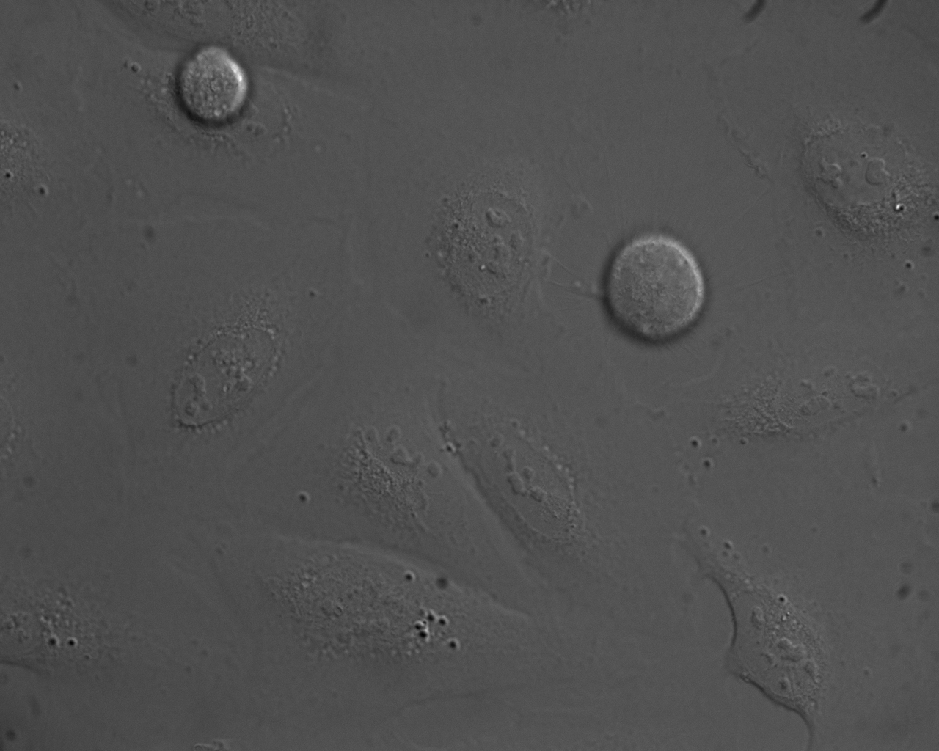
#> input picture MI01/Images/I_MI01_0001.png, 939 x 751 px, shrunk from 1280 x 1024 before the run, found by its file name
$ jupyter execute tracker_alg_preliminary.ipynb   (older library calls are emulated)
#> lines starting #> are read from the running program, lines starting #| are printed output that depends on the picture; after the words box and inside, x2 and y2 are one past the last pixel; in counts of white or black regions, pixels touching at a corner belong together
Tracker code for TrackLife Project 02712 Modeling and Simulation

[cell 1]
import pandas as pd
import numpy as np
import cv2
import os
import matplotlib.pyplot as plt
import matplotlib.image as mpimg

data_dir = "/Users/jonathanzhu/Documents/data/MI"
os.chdir(data_dir)

## Testing Different Methods

[cell 2]
#data directory
#FOR COLLABORATORS: DATA IS NOT IN GITHUB AND IS STORED IN A SEPARATE DIRECTORY
#you can change this to your directory to run stuff if needed
#data_dir = "~/Users/jonathanzhu/Documents/data/MI"

#for i from 1 to 8, we have a folder named MI0i, such as MIO1, MI02, etc.
#each folder has a sub-folder named images
#for each image in images, we want to do boundary detection and get the midpoint of the boundary regions,
#corresponding to the center of each cell.

#Helper function: For one image, get the boundary regions and the midpoints of the boundary regions
def get_boundary_midpoint(image_path, lower_threshold = 127, upper_threshold = 255):
    #read the image
    img = cv2.imread(image_path, 0)
    #get the boundary regions
    boundary = get_boundary(img, lower_threshold, upper_threshold)
    #get the midpoints of the boundary regions
    midpoints = get_midpoints(boundary)
    return boundary, midpoints

#Helper function: For one image, get the boundary regions
def get_boundary(img, lower_threshold, upper_threshold):
    blur = cv2.GaussianBlur(img, (5,5), 0)
    #threshold the image
    ret,thresh1 = cv2.threshold(blur,lower_threshold, upper_threshold ,cv2.THRESH_BINARY)
    #find contours
    contours, hierarchy = cv2.findContours(thresh1, cv2.RETR_TREE, cv2.CHAIN_APPROX_SIMPLE)
    #get the boundary regions
    boundary = []
    for contour in contours:
        x,y,w,h = cv2.boundingRect(contour)
        boundary.append((x,y,w,h))
    return boundary

#Helper function: For one image, get the midpoints of the boundary regions
def get_midpoints(boundary):
    midpoints = []
    for x,y,w,h in boundary:
        midpoints.append((x+w//2, y+h//2))
    return midpoints

#helper function: edge detection
#using a simple 3x3 kernel for edge detection
def edge_detection(img, kernel = np.array([[1,1,1],[1,-8,1],[1,1,1]])):
    #for every 3x3 region, element-wise multiplication with the kernel
    #and sum the results to get the edge detection result
    edge = np.zeros_like(img)
    for i in range(1, img.shape[0]-1):
        for j in range(1, img.shape[1]-1):
            edge[i,j] = np.sum(img[i-1:i+2, j-1:j+2]*kernel)
    return edge

#helper function: plot the boundary regions and midpoints
def plot_boundary_midpoint(img, boundary, midpoints):
    fig, ax = plt.subplots()
    ax.imshow(img, cmap='gray')
    for x,y,w,h in boundary:
        rect = plt.Rectangle((x, y), w, h, edgecolor='r', facecolor='none')
        ax.add_patch(rect)
    for x,y in midpoints:
        ax.scatter(x, y, c='r', s=10)
    plt.show()

# [8 lines left out: function add_midpoints, not called in this run]

First we test an image on `cv2.threshold` and `cv2.findContours` to see how well it performs at bounding the cells and finding their midpoints.

[cell 3]
#CV2 results with cv2.findContours
img = mpimg.imread("MI01/images/I_MI01_0001.png")
#> img is the input picture: shape (751, 939) float32; min 0, max 1, mean 0.317
#plot the boundary regions and midpoints
boundary, midpoints = get_boundary_midpoint("MI01/images/I_MI01_0001.png", lower_threshold=100)
#> in get_boundary, `ret,thresh1 = cv2.threshold(blur,lower_threshold, upper_threshold ,cv2..`:
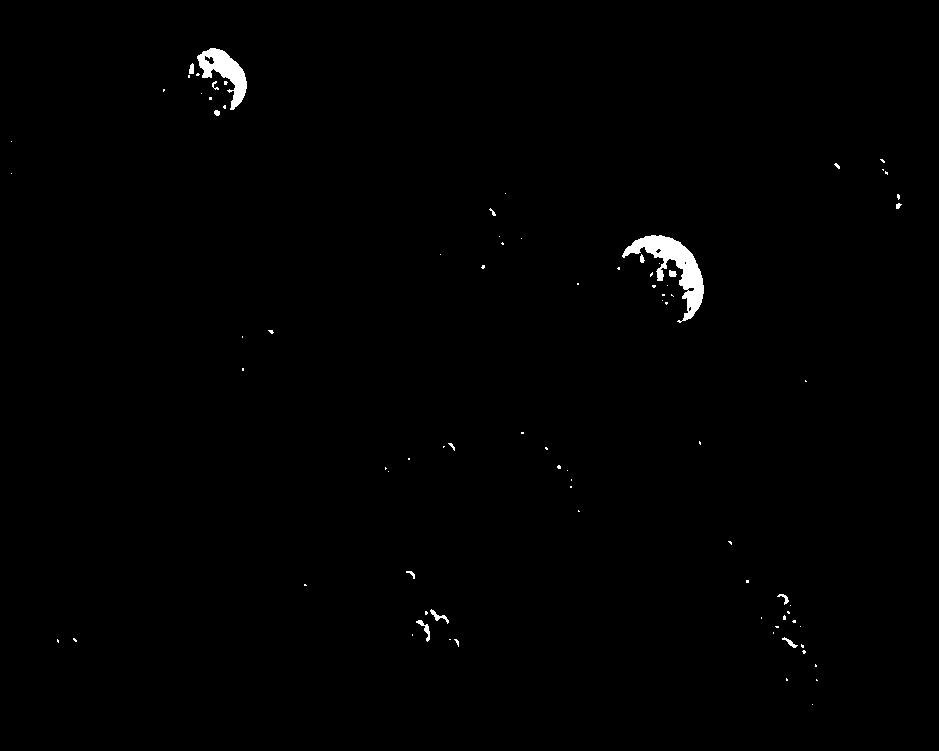
#> thresh1: shape (751, 939); 0.64% white; 84 white regions (69 under 20 px)
#> in get_boundary, `ret,thresh1 = cv2.threshold(blur,lower_threshold, upper_threshold ,cv2..`: ret = 100
#> in get_boundary, `contours, hierarchy = cv2.findContours(thresh1, cv2.RETR_TREE, cv2.CHA..`: contours = 89 contours, 77 with area under 20; largest, box (x1, y1, x2, y2) and area: (622, 235, 704, 323) 2092, (197, 48, 247, 110) 1227, (416, 620, 430, 642) 64, (430, 609, 449, 624) 60, (204, 55, 215, 65) 53
#> the loop in get_boundary, `for contour in contours:` made 89 passes
#> (x, y, w, h) on passes 1, 5, 6, 7, 10, 11, 14, 16: (812, 704, 1, 1), (802, 650, 4, 4), (801, 644, 3, 4), (454, 639, 5, 8), (73, 638, 4, 4), (782, 637, 16, 11), (800, 626, 1, 1), (792, 620, 4, 3)
#> after the loop in get_boundary, `for contour in contours:`: boundary = 89 items, first 6: (812, 704, 1, 1), (816, 679, 2, 2), (786, 678, 2, 3), (815, 664, 2, 3), (802, 650, 4, 4), (801, 644, 3, 4)
#> the loop in get_midpoints, `for x,y,w,h in boundary:` made 89 passes
#> after the loop in get_midpoints, `for x,y,w,h in boundary:`: midpoints = 89 pairs, first value 11 to 899, second value 60 to 704
plot_boundary_midpoint(img, boundary, midpoints)
#> the loop in plot_boundary_midpoint, `for x,y,w,h in boundary:` made 89 passes
#> the loop in plot_boundary_midpoint, `for x,y in midpoints:` made 89 passes
#> (x, y) on passes 1 to 8: (812, 704), (817, 680), (787, 679), (816, 665), (804, 652), (802, 646), (456, 643), (450, 639)

Not very well, so we turn to a classic edge detection self-implemented without using `cv2`, where we use a detection kernel.

[cell 4]
#plotting boundary results with the matplotlib contour function
img = mpimg.imread("MI01/images/I_MI01_0001.png")

edges = edge_detection(img)
#plot the edges
plt.imshow(edges, cmap='gray')

YEAH SO OBVIOUSLY THIS PERFORMS EVEN WORSE. Maybe if we try different kernels? We previously used the standard kernel of -8 surrounded by 1. Let's try a more complex method, the Sobel operator to get two entries for each point.

[cell 5]
#use the Sobel operator for edge detection
edges_sobel = cv2.Sobel(img, cv2.CV_64F, 1, 1, ksize=5)
plt.imshow(edges_sobel, cmap='gray')

Okay, let's try something else since that worked so great. Let's do a complex method called the Canny edge detection algorithm that relies on gradients.

[cell 6]
#use the Canny edge detection algorithm
def canny_edge_detection(img, low_threshold = 100, high_threshold = 200):
    #want to not use cv2.Canny, but implement the algorithm ourselves
    #1. apply Gaussian filter to smooth the image
    #for every pixel, apply a 5x5 Gaussian filter with sigma = 1.4
    smooth_img = cv2.GaussianBlur(img, (5,5), 1.4)

    #2. find the intensity gradients of the image
    #for every pixel, find gradient magnitude and direction
    #gradient magnitude = sqrt(Gx^2 + Gy^2)
    #gradient direction = arctan(Gy/Gx)
    #Gx and Gy are the gradients in the x and y directions
    #use Sobel operator to find Gx and Gy
    Gx = cv2.Sobel(smooth_img, cv2.CV_64F, 1, 0, ksize=3)
    Gy = cv2.Sobel(smooth_img, cv2.CV_64F, 0, 1, ksize=3)
    gradient_magnitude = np.sqrt(Gx**2 + Gy**2)
    gradient_direction = np.arctan(Gy/Gx)

    #3. apply non-maximum suppression to get rid of spurious response to edge detection
    #for every pixel, check if it is a local maximum in the direction of the gradient
    #if it is not, set it to 0
    #if it is, keep the value
    suppressed_img = np.zeros_like(gradient_magnitude)
    for i in range(1, suppressed_img.shape[0]-1):
        for j in range(1, suppressed_img.shape[1]-1):
            if gradient_direction[i,j] < np.pi/8 or gradient_direction[i,j] > 7*np.pi/8:
                if gradient_magnitude[i,j] > gradient_magnitude[i,j-1] and gradient_magnitude[i,j] > gradient_magnitude[i,j+1]:
                    suppressed_img[i,j] = gradient_magnitude[i,j]
            elif gradient_direction[i,j] < 3*np.pi/8:
                if gradient_magnitude[i,j] > gradient_magnitude[i-1,j+1] and gradient_magnitude[i,j] > gradient_magnitude[i+1,j-1]:
                    suppressed_img[i,j] = gradient_magnitude[i,j]
            elif gradient_direction[i,j] < 5*np.pi/8:
                if gradient_magnitude[i,j] > gradient_magnitude[i-1,j] and gradient_magnitude[i,j] > gradient_magnitude[i+1,j]:
                    suppressed_img[i,j] = gradient_magnitude[i,j]
            else:
                if gradient_magnitude[i,j] > gradient_magnitude[i-1,j-1] and gradient_magnitude[i,j] > gradient_magnitude[i+1,j+1]:
                    suppressed_img[i,j] = gradient_magnitude[i,j]

    #4. apply double threshold to determine potential edges
    #if the pixel value is above the high threshold, it is an edge
    #if the pixel value is below the low threshold, it is not an edge
    #if the pixel value is between the two thresholds, it is a weak edge
    edges = np.zeros_like(suppressed_img)
    for i in range(edges.shape[0]):
        for j in range(edges.shape[1]):
            if suppressed_img[i,j] > high_threshold:
                edges[i,j] = 255
            elif suppressed_img[i,j] < low_threshold:
                edges[i,j] = 0
            else:
                edges[i,j] = 128

    return edges

[cell 7]
edges = canny_edge_detection(img)
plt.imshow(edges, cmap='gray')

That didn't work according to plan. Let's try a well-known tracker algo, watershed.

[cell 8]
#watershed time
#use the watershed algorithm to segment the image
#this relies on Otsu's binarization to get the markers
#and then uses the watershed algorithm to segment the image
img = cv2.imread("MI01/images/I_MI01_0001.png")
gray = cv2.cvtColor(img, cv2.COLOR_BGR2GRAY)

#apply gaussian blur to smooth the image
blur = cv2.GaussianBlur(gray, (5,5), 0)

ret, thresh = cv2.threshold(blur, 0, 255, cv2.THRESH_BINARY_INV + cv2.THRESH_OTSU)
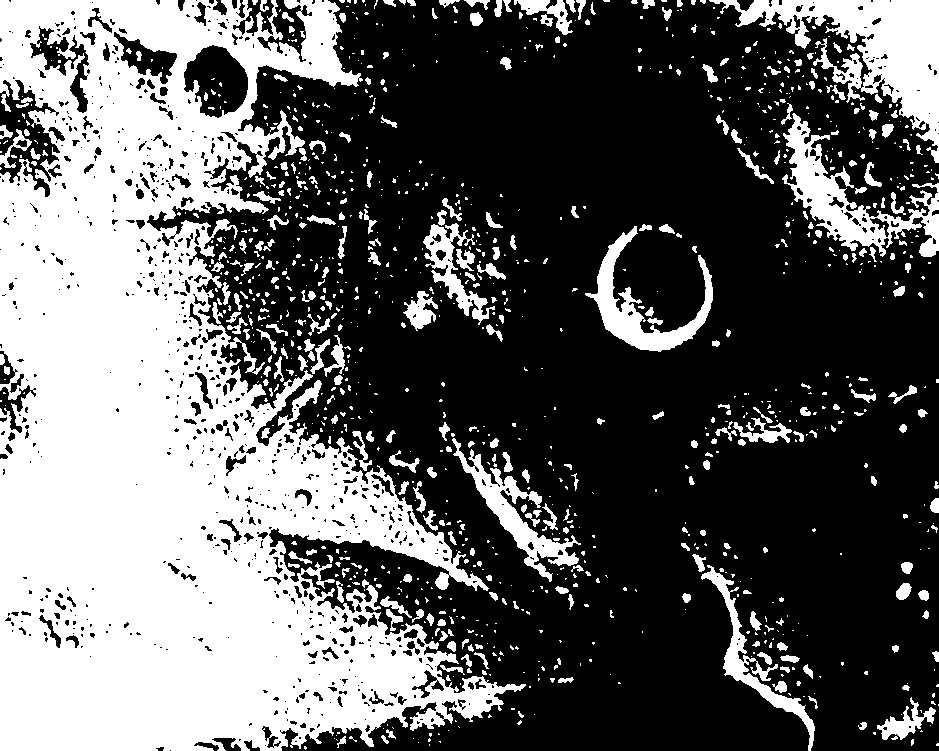
#> thresh: shape (751, 939); 38.1% white; 1166 white regions (838 under 20 px), largest, box (x1, y1, x2, y2) and area: (0, 0, 526, 751) 210463, (709, 0, 939, 163) 12450, (782, 113, 939, 257) 6423
#> ret = 79

#noise removal
kernel = np.ones((3,3), np.uint8)
opening = cv2.morphologyEx(thresh, cv2.MORPH_OPEN, kernel, iterations = 2)
#> opening: shape (751, 939); 33.3% white; 230 white regions (4 under 20 px), largest, box (x1, y1, x2, y2) and area: (0, 0, 505, 751) 195808, (740, 0, 939, 145) 10153, (594, 229, 713, 351) 3973

#sure background area
sure_bg = cv2.dilate(opening, kernel, iterations = 3)
#> sure_bg: shape (751, 939); 42% white; 82 white regions, largest, box (x1, y1, x2, y2) and area: (0, 0, 519, 751) 235038, (711, 0, 939, 166) 14076, (784, 114, 939, 260) 8176

#finding sure foreground area
dist_transform = cv2.distanceTransform(opening, cv2.DIST_L2, 5)
ret, sure_fg = cv2.threshold(dist_transform, 0.7*dist_transform.max(), 255, 0)
#> sure_fg: shape (751, 939) float32; 0.28% white; 1 white region, box (x1, y1, x2, y2) and area: (0, 712, 77, 751) 1953
#> ret = 81.94

#finding unknown region
sure_fg = np.uint8(sure_fg)
unknown = cv2.subtract(sure_bg, sure_fg)
#> unknown: shape (751, 939); 41.7% white; 82 white regions, largest, box (x1, y1, x2, y2) and area: (0, 0, 519, 751) 233085, (711, 0, 939, 166) 14076, (784, 114, 939, 260) 8176

#marker labelling
ret, markers = cv2.connectedComponents(sure_fg)
#> ret = 2
markers = markers + 1
markers[unknown == 255] = 0
#> markers: shape (751, 939) int32; 3 distinct labels, from 0 to 2

markers = cv2.watershed(img, markers)
#> markers: shape (751, 939) int32; 3 distinct labels, from -1 to 2
img[markers == -1] = [255,0,0]
#> img: shape (751, 939, 3)

plt.imshow(img)

Unfortunately, it seems that the problem of these images is that there does not exist enough capability to binarize the cells that are present in each image, so a proper mask cannot be generated with existing methods, regardless of what we try. Watershed generated a completely wrong thing for this in the form of an incorrect boundary on something that does not remotely resemble a cell.

However, I have an idea: the first function we tested of finding midpoints of cells seemed to work relatively well at pointing to cells. If we were to cluster these, we could make "masks" of cells in each image, which are easier to binarize and thus can be more easily used in watershed.

This makes a problem as we have a bunch of points on a graph and we want to cluster them into an optimal amount of clusters. This is untractable, especially as we do not know the correct number of clusters. How would we go about solving this problem?

A heuristic method that relies on the image resolution and the cell size is to know that cells follow certain dimensions. By applying a certain dimensionaility to contain the midpoints that we get, we can heuristically get a smoothened mask on which to apply watershed.

[cell 9]
img = cv2.imread("MI01/images/I_MI01_0001.png")

#heuristic for segmentation: for each midpoint, get the region around it
#the way we can do this is to take advantage of cell dimension; they are roughly circular
#by choosing k points to be the center of a circle of some radius r, we can get a region in which all other points are going to be in the same cell
#we can then use this region to segment the image

def pick_random_indices(m, n):
    #pick m random indices from 0 to n-1
    return np.random.choice(n, m, replace=False)

def apply_circles(img, midpoints, r = 20, k = 10):
    #apply circles around the midpoints
    img_circles = img.copy()

    #predetermined indices
    indices = pick_random_indices(k, len(midpoints))
    for i in indices:
        x1,y1 = midpoints[i]
        #draw a circle with center (x1,y1) and radius r
        cv2.circle(img_circles, (x1,y1), r, (255,255,255), 1)
        #fill the circle
        cv2.circle(img_circles, (x1,y1), r, (255,255,255), -1)
    return img_circles

boundary, midpoints = get_boundary_midpoint("MI01/images/I_MI01_0001.png", lower_threshold=100)
#> the loop in get_boundary (call 2), `for contour in contours:` made 89 passes
#> the loop in get_midpoints (call 2), `for x,y,w,h in boundary:` made 89 passes
img_circles = apply_circles(img, midpoints, r = 50, k = 25)
#> in apply_circles, `indices = pick_random_indices(k, len(midpoints))`: indices = 25 values, max 88 at index 9, min 2 at index 0, mean 41.12
#> the loop in apply_circles, `for i in indices:` made 25 passes
#> (i, x1, y1) on passes 1 to 8: (2, 787, 679), (13, 800, 626), (53, 673, 273), (41, 806, 381), (66, 658, 251), (30, 571, 480), (45, 666, 303), (43, 242, 337)
plt.imshow(img_circles)

This method provides a decent, fast heuristic method to identify cells in an image and make a mask that approximates their location.

[cell 10]
mask = cv2.imread("MI01/Masks/M_MI01_0001.png")
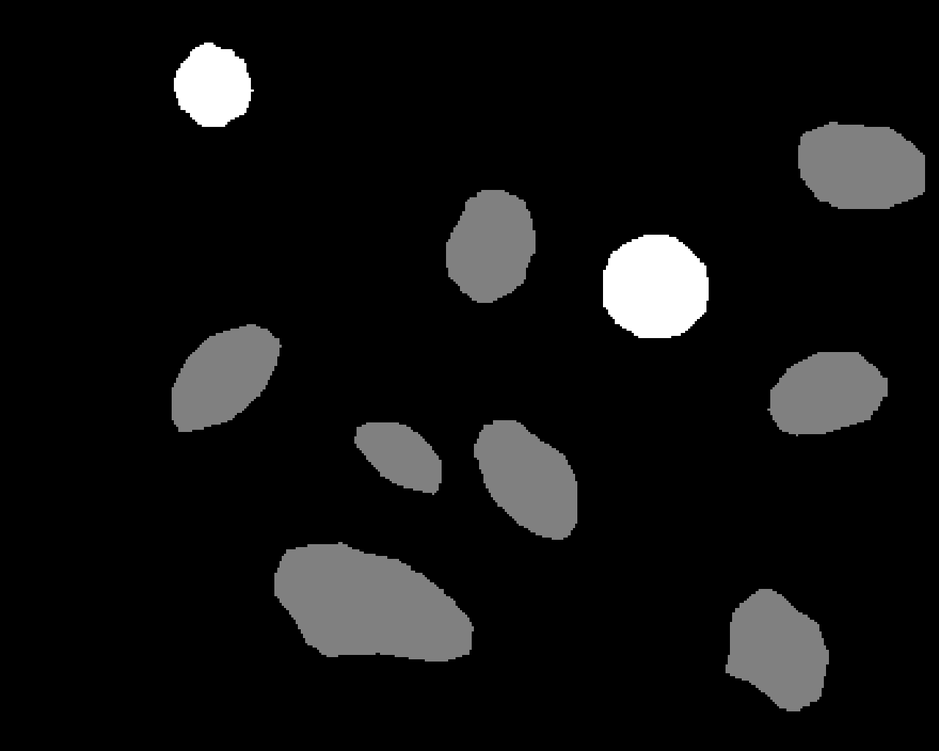
#> input picture MI01/Masks/M_MI01_0001.png, 939 x 751 px, shrunk from 1280 x 1024 before the run
#> mask is the input picture: shape (751, 939, 3); min 0, max 255, mean 17.8
#apply watershed algorithm
gray = cv2.cvtColor(mask, cv2.COLOR_BGR2GRAY)
#blur = cv2.GaussianBlur(gray, (5,5), 0)
ret, thresh = cv2.threshold(gray, 0, 255, cv2.THRESH_BINARY_INV + cv2.THRESH_OTSU)
#> thresh: shape (751, 939); 88.1% white; 10 black regions, largest, box (x1, y1, x2, y2) and area: (274, 542, 474, 661) 16892, (798, 122, 925, 209) 9046, (603, 234, 709, 338) 8887
#> ret = 74
kernel = np.ones((3,3), np.uint8)
opening = cv2.morphologyEx(thresh, cv2.MORPH_OPEN, kernel, iterations = 2)
#> opening: shape (751, 939); 88.1% white; 10 black regions, largest, box (x1, y1, x2, y2) and area: (274, 542, 474, 661) 16902, (798, 122, 925, 209) 9048, (603, 234, 709, 338) 8887
sure_bg = cv2.dilate(opening, kernel, iterations = 3)
#> sure_bg: shape (751, 939); 89.8% white; 10 black regions, largest, box (x1, y1, x2, y2) and area: (277, 547, 469, 658) 15010, (801, 125, 922, 206) 7800, (606, 237, 706, 335) 7663
dist_transform = cv2.distanceTransform(opening, cv2.DIST_L2, 5)
ret, sure_fg = cv2.threshold(dist_transform, 0.7*dist_transform.max(), 255, 0)
#> sure_fg: shape (751, 939) float32; 1.7% white; 3 white regions, box (x1, y1, x2, y2) and area: (0, 558, 113, 751) 12265, (620, 0, 630, 5) 27, (0, 234, 4, 243) 21
#> ret = 218.3
sure_fg = np.uint8(sure_fg)
unknown = cv2.subtract(sure_bg, sure_fg)
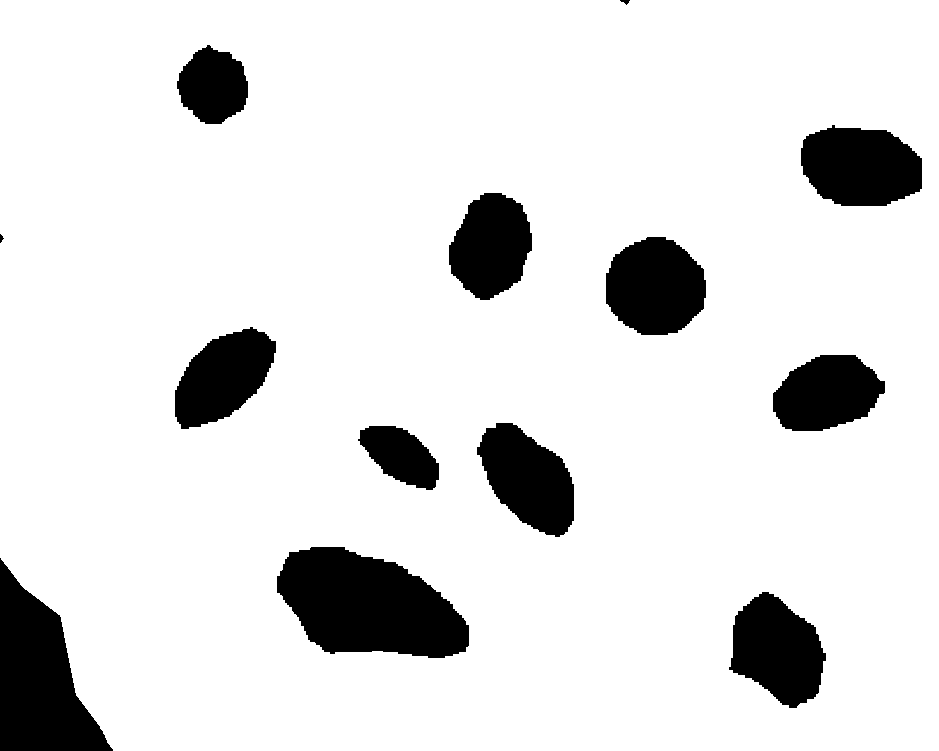
#> unknown: shape (751, 939); 88.1% white; 13 black regions, largest, box (x1, y1, x2, y2) and area: (277, 547, 469, 658) 15010, (0, 558, 113, 751) 12265, (801, 125, 922, 206) 7800
ret, markers = cv2.connectedComponents(sure_fg)
#> markers: shape (751, 939) int32; 4 distinct labels, from 0 to 3
#> ret = 4
markers = markers + 1
#> markers: shape (751, 939) int32; 4 distinct labels, from 1 to 4
markers[unknown == 255] = 0
#> markers: shape (751, 939) int32; 5 distinct labels, from 0 to 4
markers = cv2.watershed(img, markers)
#> markers: shape (751, 939) int32; 5 distinct labels, from -1 to 4
markers[markers == -1] = 0
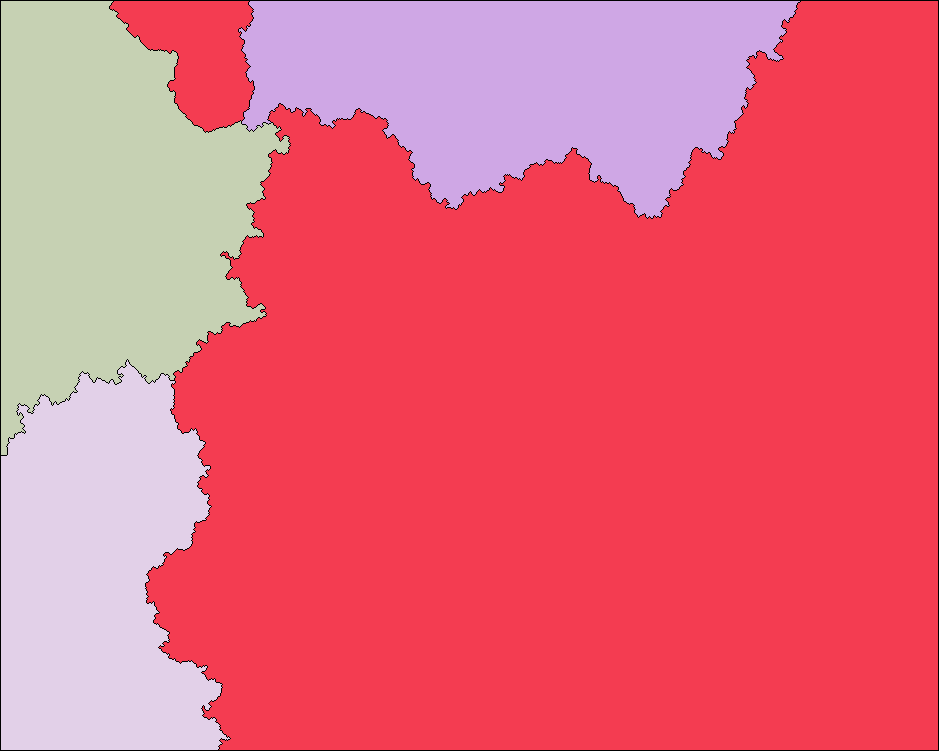
#> markers: shape (751, 939) int32; 5 distinct labels, from 0 to 4; one colour per label, 0 black

#plot markers
plt.imshow(markers)

#find the center of mass of each segment
centers = []
for i in range(1, markers.max()+1):
    x,y = np.where(markers == i)
    centers.append((np.mean(x), np.mean(y)))
#> after the loop, centers = [(427.7, 576.9), (81.46, 520.2), (207.1, 110.1), (572.8, 97.64)]

#plot results
fig, ax = plt.subplots()
ax.imshow(img)
for x,y in centers:
    ax.scatter(y, x, c='r', s=10)
#> this loop made 4 passes
plt.show()
